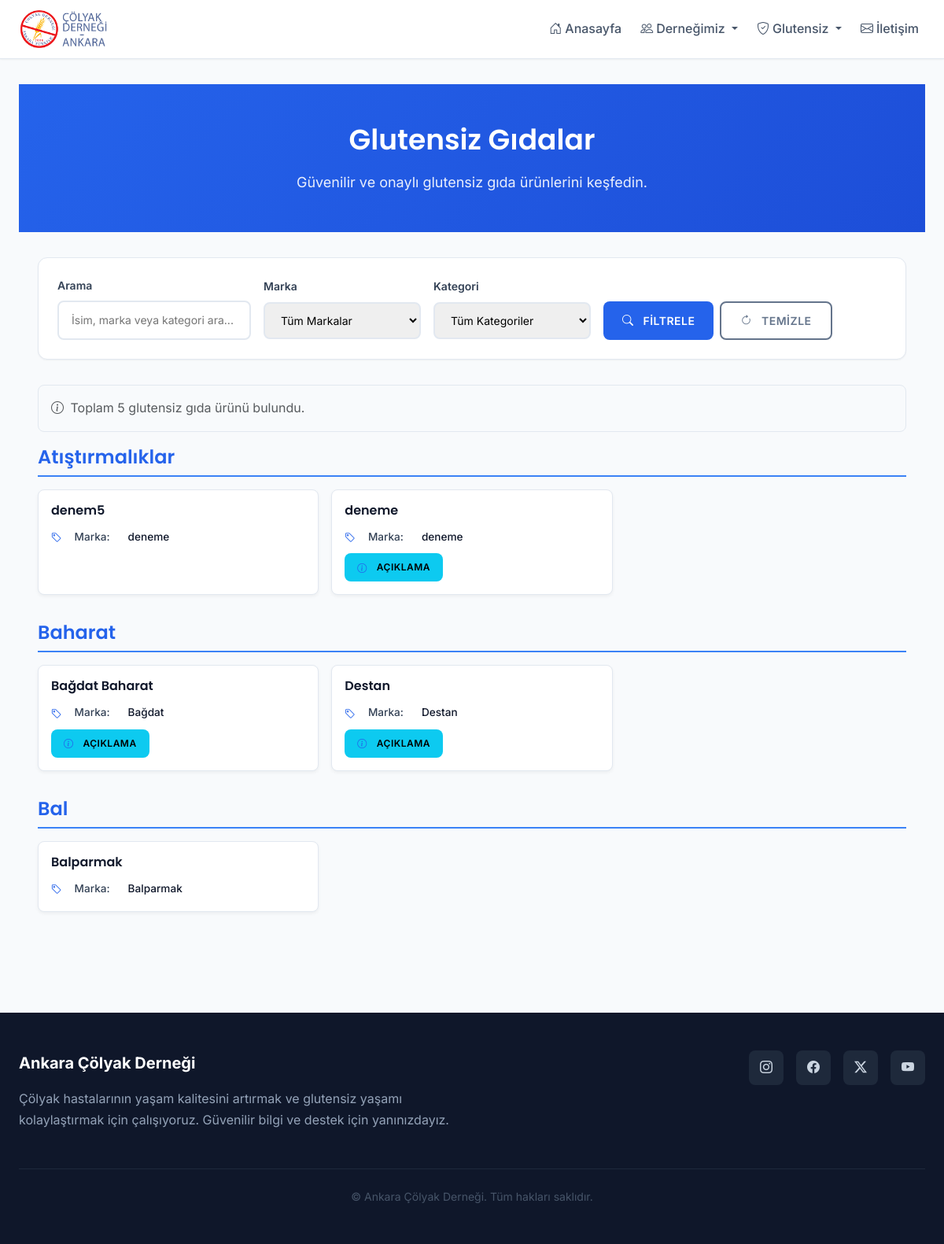
The app's page /glutensiz/gida/ with its own data.
### users/models.py (models this page shows, shortened)
class GlutenFreeFood(models.Model):
    name = models.CharField(max_length=100, verbose_name="Ürün Adı")
    brand = models.ForeignKey(FoodBrand, on_delete=models.SET_NULL, null=True, blank=True, verbose_name="Marka")
    category = models.ForeignKey(Category, on_delete=models.SET_NULL, null=True, blank=True, verbose_name="Kategori")
    is_approved = models.BooleanField(default=False, verbose_name="Onaylı mı?")
    description = models.TextField(blank=True, null=True, verbose_name="Açıklama")
    approved_at = models.DateTimeField(auto_now=True, verbose_name="Onay Tarihi")
    added_by = models.ForeignKey('User', null=True, blank=True, on_delete=models.SET_NULL, related_name='added_%(class)s_items', verbose_name='Ekleyen')
    class Meta:
        verbose_name = "Glutensiz Gıda"
        verbose_name_plural = "Glutensiz Gıdalar"

class Category(models.Model):
    name = models.CharField(max_length=100, unique=True, verbose_name="Kategori Adı")
    class Meta:
        verbose_name = "Kategori"
        verbose_name_plural = "Kategoriler"

class FoodBrand(models.Model):
    name = models.CharField(max_length=100, unique=True, verbose_name="Gıda Markası")
    class Meta:
        verbose_name = "Gıda Markası"
        verbose_name_plural = "Gıda Markaları"
    def __str__(self):
        return self.name

### pages/views.py (the view, shortened to what this page needs)
# urls.py: path('glutensiz/gida/', views.glutensiz_gida, name='glutensiz_gida'),
def glutensiz_gida(request):
    foods = GlutenFreeFood.objects.filter(is_approved=True).select_related('brand', 'category')
    brands = FoodBrand.objects.all().order_by('name')
    categories = Category.objects.all().order_by('name')
    q = request.GET.get('q')
    brand_id = request.GET.get('brand')
    category_id = request.GET.get('category')
    if q:
        foods = foods.filter(
            Q(name__icontains=q) |
            Q(brand__name__icontains=q) |
            Q(category__name__icontains=q)
        ).distinct()
    if brand_id:
        foods = foods.filter(brand_id=brand_id)
    if category_id:
        foods = foods.filter(category_id=category_id)
    if brand_id:
        filtered_categories = Category.objects.filter(
            glutenfreefood__brand_id=brand_id,
            glutenfreefood__is_approved=True
        ).distinct().order_by('name')
        categories = filtered_categories
    if category_id:
        filtered_brands = FoodBrand.objects.filter(
            glutenfreefood__category_id=category_id,
            glutenfreefood__is_approved=True
        ).distinct().order_by('name')
        brands = filtered_brands
    grouped_foods = None
    if brand_id and category_id:
        selected_brand = brands.get(id=brand_id)
        selected_category = categories.get(id=category_id)
        foods_filtered = foods.order_by('name')
        grouped_foods = {
            'type': 'flat',
            'selected_brand': selected_brand,
            'selected_category': selected_category,
            'foods': foods_filtered
        }
    else:
        foods_by_category = {}
        for food in foods.order_by('category__name', 'name'):
            if food.category:
                category_name = food.category.name
                if category_name not in foods_by_category:
                    foods_by_category[category_name] = []
                foods_by_category[category_name].append(food)
        grouped_foods = {
            'type': 'category',
            'categories': foods_by_category
        }
    return render(request, 'pages/gf_food.html', {
        'foods': foods,
        'brands': brands,
        'categories': categories,
        'grouped_foods': grouped_foods
    })

### templates/pages/gf_food.html (shortened to what this page needs)
{% extends 'base.html' %}
{% load static %}
{% block content %}
<div class="page-header">
  <div class="container">
    <h1>Glutensiz Gıdalar</h1>
    <p>Güvenilir ve onaylı glutensiz gıda ürünlerini keşfedin.</p>
  </div>
</div>
<div class="container">
  <div class="filter-section">
    <form method="get" class="filter-form">
      <div class="filter-group">
        <label class="filter-label">Arama</label>
        <input type="text" name="q" value="{{ request.GET.q|default:'' }}" class="filter-input" placeholder="İsim, marka veya kategori ara...">
      </div>
      <div class="filter-group">
        <label class="filter-label">Marka</label>
        <select name="brand" class="filter-input" id="food-brand-filter">
          <option value="">Tüm Markalar</option>
        </select>
      </div>
      <div class="filter-group">
        <label class="filter-label">Kategori</label>
        <select name="category" class="filter-input" id="food-category-filter">
          <option value="">Tüm Kategoriler</option>
        </select>
      </div>
      <div class="filter-group">
        <label class="filter-label">&nbsp;</label>
        <div class="d-flex gap-2">
          <button class="btn btn-primary" type="submit">
            <i class="bi bi-search me-1"></i>Filtrele
          </button>
          <button class="btn btn-outline-secondary" type="button" onclick="window.location.href=window.location.pathname">
            <i class="bi bi-arrow-clockwise me-1"></i>Temizle
          </button>
        </div>
      </div>
    </form>
  </div>
  {% if grouped_foods %}
    <div class="results-info mb-3">
      <p class="text-muted mb-0">
        <i class="bi bi-info-circle me-1"></i>
        Toplam {{ foods|length }} glutensiz gıda ürünü bulundu.
      </p>
    </div>
  {% endif %}
  {% if grouped_foods %}
    {% if grouped_foods.type == 'flat' %}
      <div class="category-section">
        <h3 class="category-title">
          {% if grouped_foods.selected_brand and grouped_foods.selected_category %}
            {{ grouped_foods.selected_brand.name }} - {{ grouped_foods.selected_category.name }}
          {% elif grouped_foods.selected_category %}
            {{ grouped_foods.selected_category.name }}
          {% endif %}
        </h3>
        <div class="food-grid">
          {% for food in grouped_foods.foods %}
            <div class="food-card">
              <div class="food-card-body">
                <h5 class="food-name">{{ food.name }}</h5>
                <div class="food-details">
                  <div class="detail-item">
                    <i class="bi bi-tag me-2"></i>
                    <span class="detail-label">Marka:</span>
                    <span class="detail-value">{{ food.brand }}</span>
                  </div>
                  {% if food.description %}
                  <div class="detail-item">
                    <button class="btn btn-info btn-sm" type="button" data-bs-toggle="modal" data-bs-target="#descriptionModal-{{ food.id }}">
                      <i class="bi bi-info-circle me-1"></i> Açıklama
                    </button>
                  </div>
                  {% endif %}
                </div>
              </div>
            </div>
            {% if food.description %}
            <div class="modal fade" id="descriptionModal-{{ food.id }}" tabindex="-1" aria-labelledby="descriptionModalLabel-{{ food.id }}" aria-hidden="true">
              <div class="modal-dialog modal-lg">
                <div class="modal-content">
                  <div class="modal-header">
                    <h5 class="modal-title" id="descriptionModalLabel-{{ food.id }}">{{ food.name }} - Açıklama</h5>
                    <button type="button" class="btn-close" data-bs-dismiss="modal" aria-label="Close"></button>
                  </div>
                  <div class="modal-body">
                    <p>{{ food.description }}</p>
                  </div>
                  <div class="modal-footer">
                    <button type="button" class="btn btn-secondary" data-bs-dismiss="modal">Kapat</button>
                  </div>
                </div>
              </div>
            </div>
            {% endif %}
          {% endfor %}
        </div>
      </div>
    {% elif grouped_foods.type == 'category' %}
      {% if grouped_foods.selected_brand %}
        <div class="category-section">
          <h3 class="category-title">{{ grouped_foods.selected_brand.name }}</h3>
          {% for category_name, category_foods in grouped_foods.categories.items %}
            <h5 class="brand-subtitle">{{ category_name }}</h5>
            <div class="food-grid">
              {% for food in category_foods %}
                <div class="food-card">
                  <div class="food-card-body">
                    <h5 class="food-name">{{ food.name }}</h5>
                    <div class="food-details">
                      <div class="detail-item">
                        <i class="bi bi-tag me-2"></i>
                        <span class="detail-label">Marka:</span>
                        <span class="detail-value">{{ food.brand }}</span>
                      </div>
                      {% if food.description %}
                      <div class="detail-item">
                        <button class="btn btn-info btn-sm" type="button" data-bs-toggle="modal" data-bs-target="#descriptionModal-{{ food.id }}">
                          <i class="bi bi-info-circle me-1"></i> Açıklama
                        </button>
                      </div>
                      {% endif %}
                    </div>
                  </div>
                </div>
                {% if food.description %}
                <div class="modal fade" id="descriptionModal-{{ food.id }}" tabindex="-1" aria-labelledby="descriptionModalLabel-{{ food.id }}" aria-hidden="true">
                  <div class="modal-dialog modal-lg">
                    <div class="modal-content">
                      <div class="modal-header">
                        <h5 class="modal-title" id="descriptionModalLabel-{{ food.id }}">{{ food.name }} - Açıklama</h5>
                        <button type="button" class="btn-close" data-bs-dismiss="modal" aria-label="Close"></button>
                      </div>
                      <div class="modal-body">
                        <p>{{ food.description }}</p>
                      </div>
                      <div class="modal-footer">
                        <button type="button" class="btn btn-secondary" data-bs-dismiss="modal">Kapat</button>
                      </div>
                    </div>
                  </div>
                </div>
                {% endif %}
              {% endfor %}
            </div>
          {% endfor %}
        </div>
      {% else %}
        {% for category_name, category_foods in grouped_foods.categories.items %}
          <div class="category-section">
            <h3 class="category-title">{{ category_name }}</h3>
            <div class="food-grid">
              {% for food in category_foods %}
                <div class="food-card">
                  <div class="food-card-body">
                    <h5 class="food-name">{{ food.name }}</h5>
                    <div class="food-details">
                      <div class="detail-item">
                        <i class="bi bi-tag me-2"></i>
                        <span class="detail-label">Marka:</span>
                        <span class="detail-value">{{ food.brand }}</span>
                      </div>
                      {% if food.description %}
                      <div class="detail-item">
                        <button class="btn btn-info btn-sm" type="button" data-bs-toggle="modal" data-bs-target="#descriptionModal-{{ food.id }}">
                          <i class="bi bi-info-circle me-1"></i> Açıklama
                        </button>
                      </div>
                      {% endif %}
                    </div>
                  </div>
                </div>
              {% endfor %}
            </div>
          </div>
        {% endfor %}
      {% endif %}
    {% endif %}
  {% endif %}
</div>
{% endblock %}

### records on screen
GlutenFreeFood: name "Atıştırmalıklar", name "denem5", brand "deneme"
GlutenFreeFood: name "deneme", brand "deneme"
GlutenFreeFood: name "Baharat", name "Bağdat Baharat", brand "Bağdat"
GlutenFreeFood: name "Destan", brand "Destan"
GlutenFreeFood: name "Bal", name "Balparmak", brand "Balparmak"

### other values on screen
{{ foods|length }} "5"
